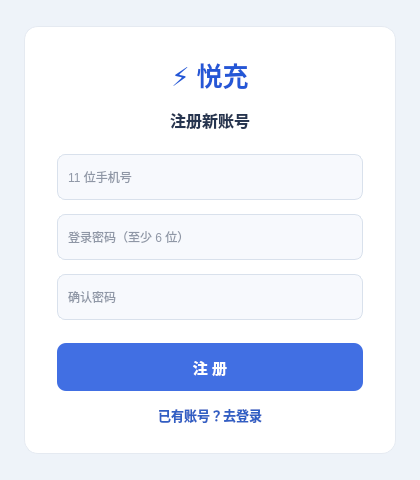
<?xml version="1.0" encoding="UTF-8"?>
<ui version="4.0">
 <class>RegisterWindow</class>
 <widget class="QWidget" name="RegisterWindow">
  <property name="geometry">
   <rect><x>0</x><y>0</y><width>420</width><height>480</height></rect>
  </property>
  <property name="minimumSize"><size><width>420</width><height>480</height></size></property>
  <property name="windowTitle"><string>悦充 · 注册</string></property>
  <property name="styleSheet"><string notr="true">
QWidget#RegisterWindow{background:#eef3f9;color:#23314a;font-family:"Microsoft YaHei";font-size:14px}
QFrame#cardFrame{background:#ffffff;border:1px solid #e5eaf1;border-radius:14px}
QLabel#brandLabel{font-size:26px;font-weight:700;color:#2457d6}
QLabel#titleLabel{font-size:16px;font-weight:700;color:#263550}
QLineEdit{background:#f7f9fd;border:1px solid #d9e1ec;border-radius:8px;padding:8px;min-height:28px;color:#273650;selection-background-color:#4878e8}
QLineEdit:focus{border:1px solid #4878e8;background:#ffffff}
QPushButton#registerButton{background:#416fe3;border:0;border-radius:9px;padding:10px 12px;min-height:28px;color:#ffffff;font-weight:600;font-size:15px}
QPushButton#registerButton:hover{background:#315fd1}
QPushButton#registerButton:pressed{background:#254da9}
QPushButton#backBtn{background:transparent;border:0;color:#315fc4;font-size:13px;font-weight:500}
QPushButton#backBtn:hover{color:#2457d6;text-decoration:underline}
  </string></property>
  <layout class="QVBoxLayout" name="outerLayout">
   <property name="spacing"><number>0</number></property>
   <property name="leftMargin"><number>24</number></property>
   <property name="topMargin"><number>0</number></property>
   <property name="rightMargin"><number>24</number></property>
   <property name="bottomMargin"><number>0</number></property>
   <item>
    <spacer name="topSpacer">
     <property name="orientation"><enum>Qt::Vertical</enum></property>
     <property name="sizeType"><enum>QSizePolicy::Expanding</enum></property>
     <property name="sizeHint" stdset="0"><size><width>20</width><height>40</height></size></property>
    </spacer>
   </item>
   <item>
    <widget class="QFrame" name="cardFrame">
     <property name="minimumSize"><size><width>0</width><height>360</height></size></property>
     <layout class="QVBoxLayout" name="cardLayout">
      <property name="spacing"><number>14</number></property>
      <property name="leftMargin"><number>32</number></property>
      <property name="topMargin"><number>28</number></property>
      <property name="rightMargin"><number>32</number></property>
      <property name="bottomMargin"><number>28</number></property>
      <item>
       <widget class="QLabel" name="brandLabel">
        <property name="text"><string>⚡ 悦充</string></property>
        <property name="alignment"><set>Qt::AlignCenter</set></property>
       </widget>
      </item>
      <item>
       <widget class="QLabel" name="titleLabel">
        <property name="text"><string>注册新账号</string></property>
        <property name="alignment"><set>Qt::AlignCenter</set></property>
       </widget>
      </item>
      <item>
       <spacer name="formSpacer1">
        <property name="orientation"><enum>Qt::Vertical</enum></property>
        <property name="sizeHint" stdset="0"><size><width>20</width><height>15</height></size></property>
       </spacer>
      </item>
      <item>
       <widget class="QLineEdit" name="phoneEdit">
        <property name="placeholderText"><string>11 位手机号</string></property>
        <property name="maxLength"><number>11</number></property>
       </widget>
      </item>
      <item>
       <widget class="QLineEdit" name="passwordEdit">
        <property name="placeholderText"><string>登录密码（至少 6 位）</string></property>
        <property name="echoMode"><enum>QLineEdit::Password</enum></property>
       </widget>
      </item>
      <item>
       <widget class="QLineEdit" name="confirmEdit">
        <property name="placeholderText"><string>确认密码</string></property>
        <property name="echoMode"><enum>QLineEdit::Password</enum></property>
       </widget>
      </item>
      <item>
       <spacer name="formSpacer2">
        <property name="orientation"><enum>Qt::Vertical</enum></property>
        <property name="sizeHint" stdset="0"><size><width>20</width><height>15</height></size></property>
       </spacer>
      </item>
      <item>
       <widget class="QPushButton" name="registerButton">
        <property name="text"><string>注 册</string></property>
       </widget>
      </item>
      <item>
       <widget class="QPushButton" name="backBtn">
        <property name="text"><string>已有账号？去登录</string></property>
       </widget>
      </item>
     </layout>
    </widget>
   </item>
   <item>
    <spacer name="bottomSpacer">
     <property name="orientation"><enum>Qt::Vertical</enum></property>
     <property name="sizeType"><enum>QSizePolicy::Expanding</enum></property>
     <property name="sizeHint" stdset="0"><size><width>20</width><height>40</height></size></property>
    </spacer>
   </item>
  </layout>
 </widget>
 <resources/><connections/>
</ui>
